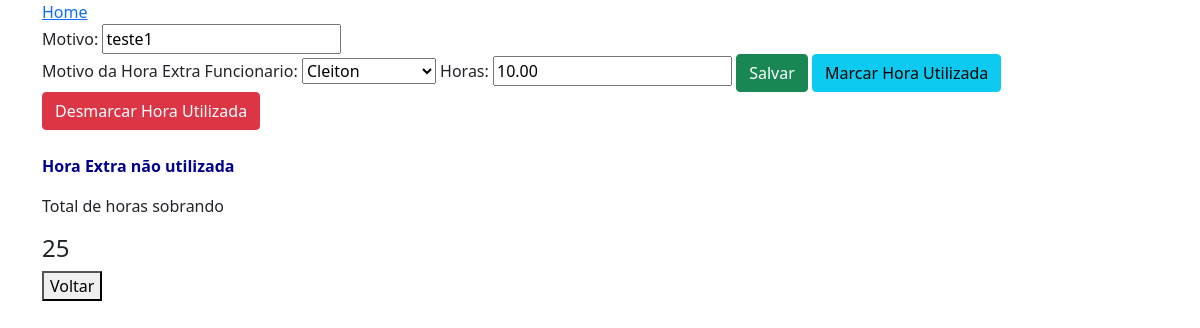
Screenshot of /horas-extras/edit/9/ (signed in) with the database file from the repository.
### apps/registro_hora_extra/models.py (models this page shows, shortened)
class RegistroHoraExtra(models.Model):
    motivo = models.CharField('Motivo', max_length=100, help_text='Motivo da Hora Extra')
    funcionario = models.ForeignKey(Funcionario, on_delete=models.PROTECT)
    horas = models.DecimalField(max_digits=5, decimal_places=2)
    utilizada = models.BooleanField(default=False)

### apps/funcionarios/models.py (models this page shows, shortened)
class Funcionario(models.Model):
    nome = models.CharField('Funcionario', max_length=100, help_text='Nome Funcionario')
    user = models.OneToOneField(User, models.PROTECT)
    departamentos = models.ManyToManyField(Departamento) # um funcionario pode estar em vários departamentos
    empresa = models.ForeignKey(Empresa, on_delete=models.PROTECT, null=True, blank=True)
    def __str__(self) :
        return self.nome
    @property
    def total_hora_extra(self):
        total = self.registrohoraextra_set.filter(utilizada=False).aggregate(Sum('horas'))['horas__sum']
        return total or 0
    @property
    def hora_utilizada(self):
        hora = self.registrohoraextra_set.filter(utilizada=True)
        return hora

### apps/registro_hora_extra/views.py (the view, shortened to what this page needs)
# urls.py: path('edit/<int:pk>/', HoraExtraBaseEditView.as_view(), name='edit_hora_extra_base'),
class HoraExtraBaseEditView(UpdateView):
    model = RegistroHoraExtra
    form_class = RegistroHoraExtraForm
    template_name = 'hora_extra_edit.html'
    def get_form_kwargs(self):
        kwargs = super(HoraExtraBaseEditView, self).get_form_kwargs()
        kwargs.update({'user': self.request.user})
        return kwargs

### apps/registro_hora_extra/forms.py
class RegistroHoraExtraForm(ModelForm):
    def __init__(self, user, *args, **kwargs):
        super(RegistroHoraExtraForm, self).__init__(*args, **kwargs)
        self.fields['funcionario'].queryset = Funcionario.objects.filter(empresa=user.funcionario.empresa)
    class Meta:
        model = RegistroHoraExtra
        fields = ['motivo', 'funcionario', 'horas']

### apps/registro_hora_extra/templates/hora_extra_edit.html (shortened to what this page needs)
{% extends 'base.html' %}
{% load static %}
{% load bootstrap %}
{% block main %}
    <form method="post">
        {{ form|bootstrap }}
        <button type="submit" class="btn btn-success">Salvar</button>
        <button onclick="utilizouHoraExtra({{ object.id }})" class="btn btn-info" type="button">
            Marcar Hora Utilizada
        </button>
        <button onclick="desmarcarHoraExtra({{ object.id }})" class="btn btn-danger" type="button">
             Desmarcar Hora Utilizada
        </button>
    </form>
    <br>
    {% if object.funcionario.hora_utilizada %}
        <p style="color: darkgreen; font-weight: bolder;">Hora marcada como utilizada</p>
    {% else %}
        <p style="color :darkblue; font-weight: bolder;">Hora Extra não utilizada</p>
    {% endif %}
    <p>Total de horas sobrando</p>
    <h4 id="horas_utilizadas"> {{ object.funcionario.total_hora_extra }}</h4>
    <a href="{% url 'edit_funcionario' object.funcionario.id %}"><button>Voltar</button></a>
{% endblock %}

### rows the page displays
RegistroHoraExtra: motivo "teste1", funcionario "Cleiton", horas "10.00", funcionario.total_hora_extra "25"
